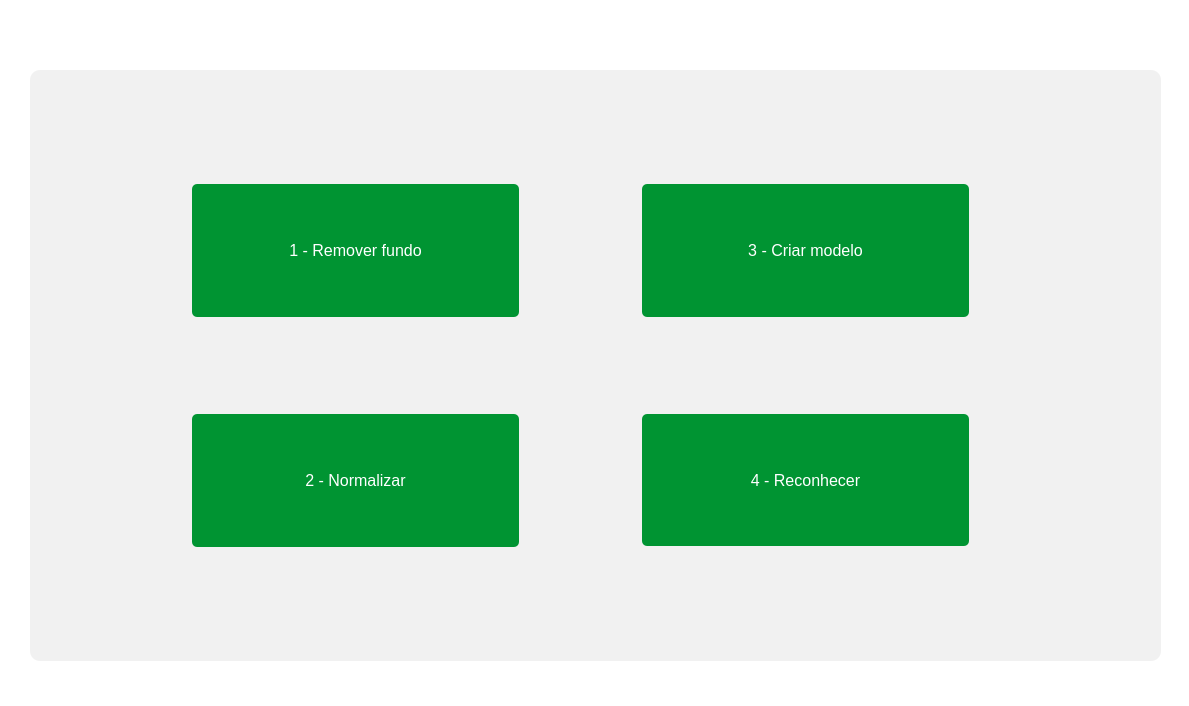
<?xml version="1.0" encoding="UTF-8"?>
<ui version="4.0">
 <class>Tela_de_Login</class>
 <widget class="QMainWindow" name="Tela_de_Login">
  <property name="geometry">
   <rect>
    <x>0</x>
    <y>0</y>
    <width>1189</width>
    <height>706</height>
   </rect>
  </property>
  <property name="font">
   <font>
    <family>Arial</family>
    <pointsize>12</pointsize>
    <weight>75</weight>
    <bold>true</bold>
   </font>
  </property>
  <property name="windowTitle">
   <string>MainWindow</string>
  </property>
  <property name="styleSheet">
   <string notr="true">background-color: #fff;</string>
  </property>
  <widget class="QWidget" name="centralwidget">
   <widget class="QLabel" name="label_4">
    <property name="geometry">
     <rect>
      <x>680</x>
      <y>331</y>
      <width>241</width>
      <height>40</height>
     </rect>
    </property>
    <property name="font">
     <font>
      <family>Arial</family>
      <pointsize>10</pointsize>
      <weight>75</weight>
      <italic>true</italic>
      <bold>true</bold>
     </font>
    </property>
    <property name="styleSheet">
     <string notr="true">color: red;
background-color: none;</string>
    </property>
    <property name="text">
     <string/>
    </property>
   </widget>
   <widget class="QLabel" name="label_5">
    <property name="geometry">
     <rect>
      <x>30</x>
      <y>10</y>
      <width>230</width>
      <height>41</height>
     </rect>
    </property>
    <property name="text">
     <string/>
    </property>
    <property name="pixmap">
     <pixmap>Unifametro_logo.png</pixmap>
    </property>
    <property name="scaledContents">
     <bool>true</bool>
    </property>
   </widget>
   <widget class="QLabel" name="label_7">
    <property name="geometry">
     <rect>
      <x>30</x>
      <y>70</y>
      <width>1131</width>
      <height>591</height>
     </rect>
    </property>
    <property name="font">
     <font>
      <pointsize>18</pointsize>
      <weight>75</weight>
      <bold>true</bold>
     </font>
    </property>
    <property name="focusPolicy">
     <enum>Qt::ClickFocus</enum>
    </property>
    <property name="layoutDirection">
     <enum>Qt::LeftToRight</enum>
    </property>
    <property name="styleSheet">
     <string notr="true">background-color: rgb(241, 241, 241);
border-radius:10px;</string>
    </property>
    <property name="text">
     <string/>
    </property>
   </widget>
   <widget class="QPushButton" name="pushButton">
    <property name="geometry">
     <rect>
      <x>190</x>
      <y>180</y>
      <width>331</width>
      <height>141</height>
     </rect>
    </property>
    <property name="styleSheet">
     <string notr="true">QPushButton#pushButton {
	background-color: #009432;
    border: none;
 	color: white;
  	padding: 15px 32px;
  	text-align: center;
  	text-decoration: none;
  	display: inline-block;
  	font-size: 16px;
  	margin: 4px 2px;
  	cursor: pointer;
    border-radius: 5px;
 }
 QPushButton#pushButton:pressed {
     background-color: rgb(224, 0, 0);     
 }
 QPushButton#pushButton:hover {
    background-color: #d38d00;
    border: none;
 	color: white;
  	padding: 15px 32px;
  	text-align: center;
  	text-decoration: none;
  	display: inline-block;
  	font-size: 16px;
  	margin: 4px 2px;
  	cursor: pointer;
    border-radius: 5px;
 }</string>
    </property>
    <property name="text">
     <string>1 - Remover fundo</string>
    </property>
    <property name="icon">
     <iconset>
      <normaloff>remove.png</normaloff>remove.png</iconset>
    </property>
    <property name="iconSize">
     <size>
      <width>64</width>
      <height>64</height>
     </size>
    </property>
   </widget>
   <widget class="QPushButton" name="pushButton_2">
    <property name="geometry">
     <rect>
      <x>190</x>
      <y>410</y>
      <width>331</width>
      <height>141</height>
     </rect>
    </property>
    <property name="styleSheet">
     <string notr="true">QPushButton#pushButton_2 {
	background-color: #009432;
    border: none;
 	color: white;
  	padding: 15px 32px;
  	text-align: center;
  	text-decoration: none;
  	display: inline-block;
  	font-size: 16px;
  	margin: 4px 2px;
  	cursor: pointer;
    border-radius: 5px;
 }
 QPushButton#pushButton_2:pressed {
     background-color: rgb(224, 0, 0);     
 }
 QPushButton#pushButton_2:hover {
    background-color: #d38d00;
    border: none;
 	color: white;
  	padding: 15px 32px;
  	text-align: center;
  	text-decoration: none;
  	display: inline-block;
  	font-size: 16px;
  	margin: 4px 2px;
  	cursor: pointer;
    border-radius: 5px;
 }</string>
    </property>
    <property name="text">
     <string>2 - Normalizar</string>
    </property>
    <property name="icon">
     <iconset>
      <normaloff>remove.png</normaloff>remove.png</iconset>
    </property>
    <property name="iconSize">
     <size>
      <width>64</width>
      <height>64</height>
     </size>
    </property>
   </widget>
   <widget class="QPushButton" name="pushButton_3">
    <property name="geometry">
     <rect>
      <x>640</x>
      <y>180</y>
      <width>331</width>
      <height>141</height>
     </rect>
    </property>
    <property name="styleSheet">
     <string notr="true">QPushButton#pushButton_3 {
	background-color: #009432;
    border: none;
 	color: white;
  	padding: 15px 32px;
  	text-align: center;
  	text-decoration: none;
  	display: inline-block;
  	font-size: 16px;
  	margin: 4px 2px;
  	cursor: pointer;
    border-radius: 5px;
 }
 QPushButton#pushButton_3:pressed {
     background-color: rgb(224, 0, 0);     
 }
 QPushButton#pushButton_3:hover {
    background-color: #d38d00;
    border: none;
 	color: white;
  	padding: 15px 32px;
  	text-align: center;
  	text-decoration: none;
  	display: inline-block;
  	font-size: 16px;
  	margin: 4px 2px;
  	cursor: pointer;
    border-radius: 5px;
 }</string>
    </property>
    <property name="text">
     <string>3 - Criar modelo</string>
    </property>
    <property name="icon">
     <iconset>
      <normaloff>remove.png</normaloff>remove.png</iconset>
    </property>
    <property name="iconSize">
     <size>
      <width>64</width>
      <height>64</height>
     </size>
    </property>
   </widget>
   <widget class="QPushButton" name="pushButton_4">
    <property name="geometry">
     <rect>
      <x>640</x>
      <y>410</y>
      <width>331</width>
      <height>140</height>
     </rect>
    </property>
    <property name="styleSheet">
     <string notr="true">QPushButton#pushButton_4 {
	background-color: #009432;
    border: none;
 	color: white;
  	padding: 15px 32px;
  	text-align: center;
  	text-decoration: none;
  	display: inline-block;
  	font-size: 16px;
  	margin: 4px 2px;
  	cursor: pointer;
    border-radius: 5px;
 }
 QPushButton#pushButton_4:pressed {
     background-color: rgb(224, 0, 0);     
 }
 QPushButton#pushButton_4:hover {
    background-color: #d38d00;
    border: none;
 	color: white;
  	padding: 15px 32px;
  	text-align: center;
  	text-decoration: none;
  	display: inline-block;
  	font-size: 16px;
  	margin: 4px 2px;
  	cursor: pointer;
    border-radius: 5px;
 }</string>
    </property>
    <property name="text">
     <string>4 - Reconhecer</string>
    </property>
    <property name="icon">
     <iconset>
      <normaloff>remove.png</normaloff>remove.png</iconset>
    </property>
    <property name="iconSize">
     <size>
      <width>64</width>
      <height>64</height>
     </size>
    </property>
   </widget>
   <zorder>label_7</zorder>
   <zorder>label_4</zorder>
   <zorder>label_5</zorder>
   <zorder>pushButton</zorder>
   <zorder>pushButton_2</zorder>
   <zorder>pushButton_3</zorder>
   <zorder>pushButton_4</zorder>
  </widget>
  <widget class="QStatusBar" name="statusbar"/>
 </widget>
 <resources/>
 <connections/>
</ui>
